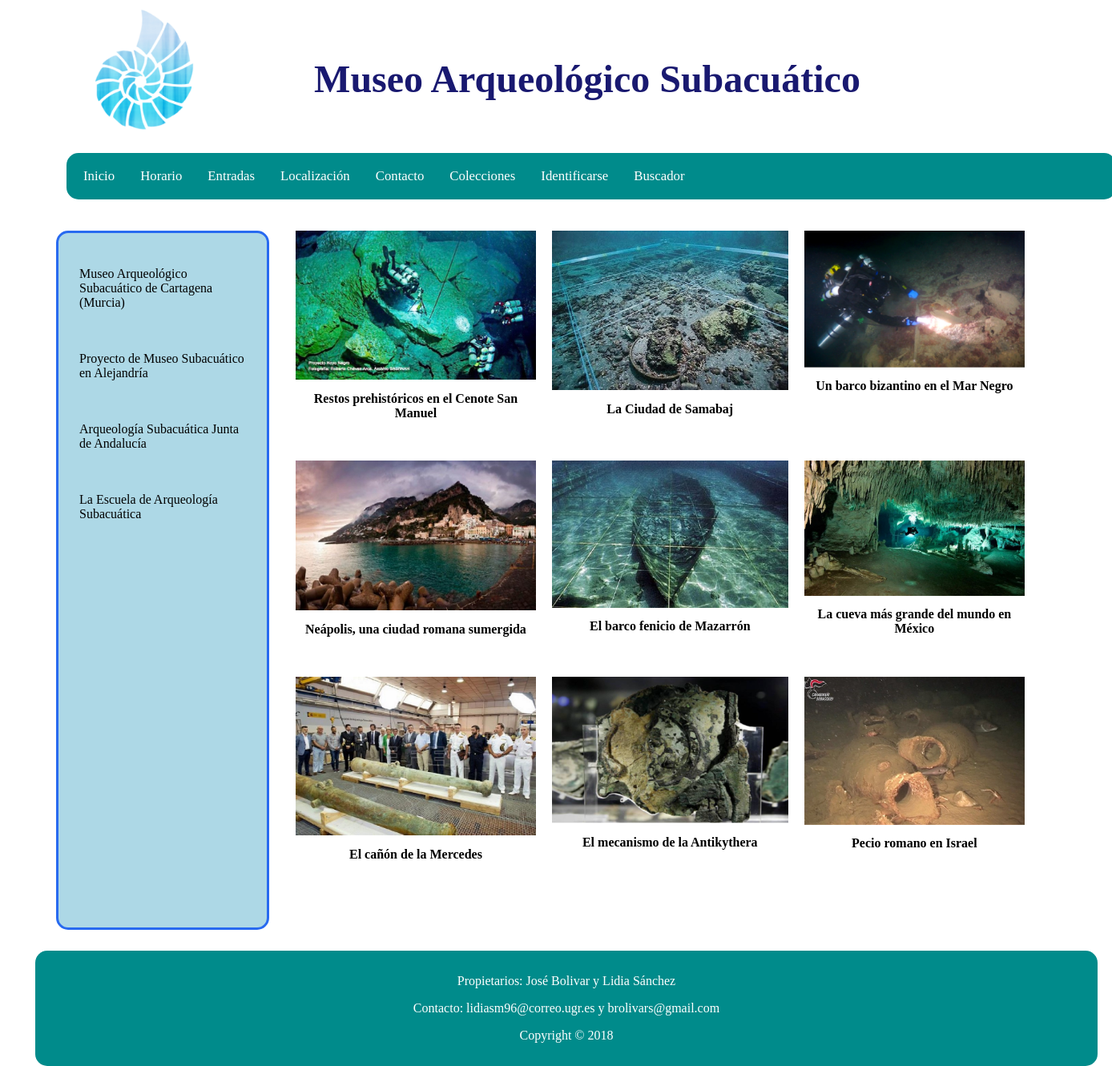
/PHP/index.php, run on the app's committed database.
### tables this page shows
CREATE TABLE `obras` (
  `ID` int(3) NOT NULL,
  `miniatura` text NOT NULL,
  `descripcion` text NOT NULL,
  `Titulo` text NOT NULL,
  `Imagen` text NOT NULL,
  `Fecha_Publicacion` timestamp NULL DEFAULT NULL ON UPDATE CURRENT_TIMESTAMP,
  `Fecha_Modificacion` timestamp NOT NULL DEFAULT '0000-00-00 00:00:00'
);

### PHP/bd/ConexionBD.php (called while the page is built, shortened)
<?php
    class ConexionBD {
        public static function abrirConexion() {
    	    $conexion = new mysqli('localhost', 'sibw1718', 'sibw1718') or exit('No se pudo conectar con el servidor');
    	    mysqli_select_db($conexion,'p5_sibw_bd') or die ( "No se ha podido conectar a la base de datos" );
        	mysqli_set_charset($conexion, 'utf8');
        	return $conexion;
        }
    }
?>

### PHP/controladores/controlador_InfoGeneral.php (called while the page is built, shortened)
<?php
	require_once("modelos/modelo_InfoGeneral.php");
	$modelo = new ModeloInfoGeneral();
	$nombresMenus = $modelo->getMenus();
	$urlMenus = $modelo->getURLMenus();
?>

### PHP/modelos/modelo_InfoGeneral.php (called while the page is built, shortened)
<?php
	class ModeloInfoGeneral {
		public $conexionBD;
	    public function __construct() {
    	    $this->conexionBD = ConexionBD::abrirConexion();
	    }
	    public function getMenus(){
	        $seleccion = 'SELECT opciones FROM menus';
	        $resultado = mysqli_query ($this->conexionBD, $seleccion);
	        $numFilas = mysqli_num_rows($resultado);
	        $menu = array();
	        if ($numFilas> 0) {
	            while ( $fila = mysqli_fetch_array ($resultado) ) {
	                $menu [] = $fila['opciones'];
	            }
	        }
	        return $menu;
	    }
	    public function getURLMenus() {
	        $seleccion = 'SELECT URL FROM menus';
	        $resultado = mysqli_query ($this->conexionBD, $seleccion);
	        $numFilas = mysqli_num_rows($resultado);
	        $url = array();
	        if ($numFilas> 0) {
	            while ( $fila = mysqli_fetch_array ($resultado) ) {
	                $url [] = $fila['URL'];
	            }
	        }
	        return $url;
	    }
}
?>

### PHP/controladores/controlador_Obras.php (called while the page is built, shortened)
<?php
	require_once("modelos/modelo_Obras.php");
	$modeloObra = new ModeloObras();
	$listaObras = $modeloObra->getTodasObras();
?>

### PHP/modelos/modelo_Obras.php (called while the page is built, shortened)
<?php
class ModeloObras{
	public $conexionBD;
    public function __construct() {
	    $this->conexionBD = ConexionBD::abrirConexion();
    }
    public function getTodasObras () {
        $seleccion = 'SELECT * FROM obras';
        $resultado = mysqli_query ($this->conexionBD, $seleccion);
        $nombreObras = array();
        while ( $fila = mysqli_fetch_array ($resultado, MYSQLI_ASSOC) ) {
            $nombreObras[]  = $fila;
        }
        return $nombreObras;
    }
}
?>

### PHP/vistas/listaObras.php (the view)
<div class="bloque_obras">
	<?php
		require("controladores/controlador_Obras.php");
		if (isset($listaObras)) {
			for ($i = 0; $i < count($listaObras); $i++) {
				echo	"<div class='obras'> ";
				echo	"<a href='?obra=".$listaObras[$i]['ID']."'>" ;
				echo 	"<img src='../Imagenes/" .$listaObras[$i]['Imagen']. "'>";
				echo	"<div class='pie_foto'>" .$listaObras[$i]['Titulo']. "</div>";
				echo	"</a>";
				echo	"</div>";
			}
		}
		else
			echo "NO EXISTE LA VARIABLE $miniatura";
	?>
</div>

### PHP/index.php (shortened to what this page needs)
<?php
    require_once("bd/ConexionBD.php");
    include("controladores/controlador_InfoGeneral.php");
    require("controladores/controlador_Obras.php");
    if ((count($_GET) == 0) || isset($_GET["portada"])){
        require_once("vistas/plantillaPortada.php");
    }
?>

### PHP/vistas/plantillaPortada.php
<html>
    <?php include("cabeceraPortada.php");?>
	<body>
	    <div id="pagina">
	        <?php
	            include("header.php");
	            include("sidebar.php");
	            require("listaObras.php");
	            include("footer.php");
	        ?>
	    </div>
	</body>
</html>

### PHP/vistas/cabeceraPortada.php (shortened to what this page needs)
<head>
    <link rel="stylesheet" type="text/css" href="../CSS/estilo-obras-portada.css" />
</head>

### PHP/vistas/header.php
<header>
    <h1>Museo Arqueológico Subacuático</h1>
    <img class="logotipo" src="../Imagenes/logotipo.png" alt="Logotipo" >
    <nav id="menusup">
        <?php
            require("controladores/controlador_InfoGeneral.php");
            for ($i=0; $i < count($nombresMenus); $i++) {
                if (isset($_SESSION['rol'])) {
                    if($nombresMenus[$i] == "Gestionar Obras" && ( $_SESSION['rol'] == "gestor" || $_SESSION['rol'] == "superusuario" )){
                        echo '<a href="' .$urlMenus[$i]. '">' .$nombresMenus[$i]. '</a>';
                    }
                    else if ($nombresMenus[$i] == "Gestionar permisos" && $_SESSION['rol'] == "superusuario")
                        echo '<a href="' .$urlMenus[$i]. '">' .$nombresMenus[$i]. '</a>';
                    else if ($nombresMenus[$i] != "Gestionar permisos" && $nombresMenus[$i] != "Gestionar Obras")
                        echo '<a href="' .$urlMenus[$i]. '">' .$nombresMenus[$i]. '</a>';
                }
                else {
                    if ($nombresMenus[$i] != "Modificar mis datos" && $nombresMenus[$i] != "Gestionar permisos" && $nombresMenus[$i] != "Gestionar Obras" )
                        echo '<a href="' .$urlMenus[$i]. '">' .$nombresMenus[$i]. '</a>';
                }
            }
        ?>
    </nav>
</header>

### PHP/vistas/sidebar.php
<div class="enlaces">
    <p><a href="http://www.mecd.gob.es/mnarqua/home.html;jsessionid=D7E2D33E0DEE15BFD91F49F3E8249A49" target="_blank">Museo Arqueológico Subacuático de Cartagena (Murcia)</a></p>
    <p><a href="http://www.unesco.org/new/es/culture/themes/underwater-cultural-heritage/museums-and-tourism/alexandria-museum-project/" target="_blank">Proyecto de Museo Subacuático en Alejandría</a></p>
    <p><a href="http://www.iaph.es/web/canales/arqueologia-subacuatica/" target="_blank">Arqueología Subacuática Junta de Andalucía</a></p>
    <p><a href="http://www.um.es/cepoat/mazarronfenicio/?page_id=121" target="_blank">La Escuela de Arqueología Subacuática</a></p>
</div>

### PHP/vistas/footer.php (shortened to what this page needs)
<footer>
    <p>Propietarios: José Bolivar y Lidia Sánchez</p>
    <p>Contacto: lidiasm96@correo.ugr.es y brolivars@gmail.com</p>
    <p>Copyright © 2018</p>
</footer>

### CSS/estilo-obras-portada.css (style rules this page uses)
body { font-size: 100%; padding: 0; margin: 0; }
#pagina { width: 1300px; height: auto; position: relative; margin:0 auto; }
img { width: 100%; height: auto; }
header { float: left; width: 100%; padding: 3%; }
h1 { color: midnightblue; text-align: center; font-family: "Lucida console", serif; font-size: 300%; font-weight: bold; }
.logotipo { margin-top: -13%; margin-bottom: -5%; margin-right: auto; float: left; width: 15%; }
nav { overflow: hidden; background-color: darkcyan; width: 100%; padding: 5px; border-radius: 15px; margin-top: 5%; }
nav a { float: left; color: white; text-align: center; padding: 14px 16px; text-decoration: none; font-size: 105%; }
.bloque_obras { display: grid; grid-template-columns: auto auto auto; grid-column-gap: 20px; grid-row-gap: 20px; float: right; width: 70%; margin-right: 5%; margin-bottom: 2%; }
.obras img { width: 100%; height: auto; float: left; margin-bottom: 5%; }
.obras a { text-decoration: none; }
.pie_foto { text-align: center; color: black; font-weight: bold; font-size: 100%; margin-bottom: 10%; width: 100%; }
.enlaces { float: left; width: 20%; border: 3px solid #286af0; background-color: lightblue; padding-bottom: 37%; border-radius: 15px; margin-bottom: 2%; margin-right: 1%; margin-left: 2%; }
.enlaces a { padding: 10%; float: left; color: black; text-decoration: none; text-align: left; }
footer { padding: 1%; clear: both; background: darkcyan; text-align: center; color: white; font-size: 100%; border-radius: 15px; width: 100%; }

### data on the page
obras: Imagen (picture), Titulo "Restos prehistóricos en el Cenote San Manuel"
obras: Imagen (picture), Titulo "La Ciudad de Samabaj"
obras: Imagen (picture), Titulo "Un barco bizantino en el Mar Negro"
obras: Imagen (picture), Titulo "Neápolis, una ciudad romana sumergida"
obras: Imagen (picture), Titulo "El barco fenicio de Mazarrón"
obras: Imagen (picture), Titulo "La cueva más grande del mundo en México"
obras: Imagen (picture), Titulo "El cañón de la Mercedes"
obras: Imagen (picture), Titulo "El mecanismo de la Antikythera"
obras: Imagen (picture), Titulo "Pecio romano en Israel"

### other printed values
$nombresMenus[$i] "Inicio"
$nombresMenus[$i] "Horario"
$nombresMenus[$i] "Entradas"
$nombresMenus[$i] "Localización"
$nombresMenus[$i] "Contacto"
$nombresMenus[$i] "Colecciones"
$nombresMenus[$i] "Identificarse"
$nombresMenus[$i] "Buscador"
